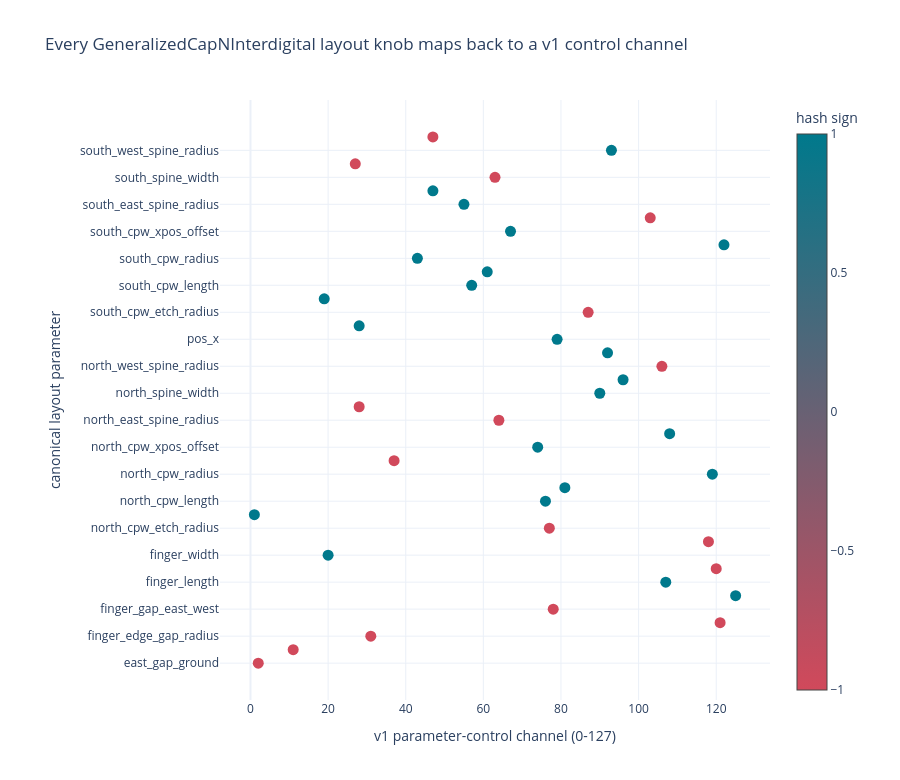

Source (notebook cell):
### Markdown cell above
## 8. The inverse-design hook: named controls survive

V0 adds every numeric parameter into one scalar. Width + count and count + width are
indistinguishable, and two different parameter sets can share the same sum. V1 hashes
the **parameter path and value together**, writes each row's names, values, indices,
and signs, and publishes the global control map below. Collisions are possible in a
fixed-size hashed block, but they are visible and auditable rather than silent.

### Code cell
fig = go.Figure(
    go.Scatter(
        x=control_map["hash_index"],
        y=control_map["parameter_name"],
        mode="markers",
        marker={
            "size": 11,
            "color": control_map["hash_sign"],
            "colorscale": [[0, "#D1495B"], [1, "#00798C"]],
            "cmin": -1,
            "cmax": 1,
            "colorbar": {"title": "hash sign", "x": 1.03},
        },
        customdata=np.column_stack(
            [control_map["minimum"], control_map["maximum"], control_map["count"]]
        ),
        hovertemplate=(
            "<b>%{y}</b><br>channel=%{x}<br>range=[%{customdata[0]:.3g}, "
            "%{customdata[1]:.3g}]<br>records=%{customdata[2]}<extra></extra>"
        ),
    )
)
fig.update_layout(
    title="Every GeneralizedCapNInterdigital layout knob maps back to a v1 control channel",
    xaxis_title="v1 parameter-control channel (0-127)",
    yaxis_title="canonical layout parameter",
    template="plotly_white",
    height=780,
    margin={"l": 220, "r": 130},
)
fig.show()

### Figure 1 — Plotly figure (JSON) as saved in the notebook; plotly's stock layout.template omitted (floating-point values rounded to 4 significant figures)
{"data": [{"customdata": [[3.0, 13.0, 20060.0], [2.0, 14.0, 20060.0], [1.0, 1.0, 20060.0], [1.5, 9.0, 20060.0], [2.0, 10.0, 20060.0], [2.0, 10.0, 20060.0], [5.0, 13.0, 20060.0], [1.5, 5.5, 20060.0], [3.0, 11.0, 20060.0], [1.0, 1.0, 20060.0], [1.0, 1.0, 20060.0], [2.0, 2.0, 20060.0], [5.0, 15.0, 20060.0], [1.0, 1.0, 20060.0], [1.0, 1.0, 20060.0], [2.0, 36.0, 20060.0], [0.0, 0.0, 20060.0], [1.0, 1.0, 20060.0], [1.0, 1.0, 20060.0], [3.0, 13.0, 20060.0], [3.0, 13.0, 20060.0], [1.0, 1.0, 20060.0], [1.0, 1.0, 20060.0], [0.0, 0.0, 20060.0], [0.0, 0.0, 20060.0], [0.0, 0.0, 20060.0], [1.0, 1.0, 20060.0], [2.0, 2.0, 20060.0], [5.0, 15.0, 20060.0], [1.0, 1.0, 20060.0], [1.0, 1.0, 20060.0], [2.0, 36.0, 20060.0], [0.0, 0.0, 20060.0], [1.0, 1.0, 20060.0], [1.0, 1.0, 20060.0], [3.0, 13.0, 20060.0], [3.0, 13.0, 20060.0], [1.0, 1.0, 20060.0], [1.0, 1.0, 20060.0], [3.0, 13.0, 20060.0]], "hovertemplate": "<b>%{y}</b><br>channel=%{x}<br>range=[%{customdata[0]:.3g}, %{customdata[1]:.3g}]<br>records=%{customdata[2]}<extra></extra>", "marker": {"cmax": 1, "cmin": -1, "color": [-1, -1, -1, -1, -1, 1, 1, -1, 1, -1, -1, 1, 1, 1, 1, -1, 1, 1, -1, -1, 1, 1, -1, 1, 1, 1, -1, 1, 1, 1, 1, 1, 1, -1, 1, 1, -1, -1, 1, -1], "colorbar": {"title": {"text": "hash sign"}, "x": 1.03}, "colorscale": [[0, "#D1495B"], [1, "#00798C"]], "size": 11}, "mode": "markers", "type": "scatter", "x": [2, 11, 31, 121, 78, 125, 107, 120, 20, 118, 77, 1, 76, 81, 119, 37, 74, 108, 64, 28, 90, 96, 106, 92, 79, 28, 87, 19, 57, 61, 43, 122, 67, 103, 55, 47, 63, 27, 93, 47], "y": ["east_gap_ground", "finger_count", "finger_edge_gap_radius", "finger_etch_radius", "finger_gap_east_west", "finger_gap_north_south", "finger_length", "finger_radius", "finger_width", "layer", "north_cpw_etch_radius", "north_cpw_gap", "north_cpw_length", "north_cpw_maintain_gap", "north_cpw_radius", "north_cpw_width", "north_cpw_xpos_offset", "north_east_spine_etch_radius", "north_east_spine_radius", "north_gap_ground", "north_spine_width", "north_west_spine_etch_radius", "north_west_spine_radius", "orientation", "pos_x", "pos_y", "south_cpw_etch_radius", "south_cpw_gap", "south_cpw_length", "south_cpw_maintain_gap", "south_cpw_radius", "south_cpw_width", "south_cpw_xpos_offset", "south_east_spine_etch_radius", "south_east_spine_radius", "south_gap_ground", "south_spine_width", "south_west_spine_etch_radius", "south_west_spine_radius", "west_gap_ground"]}], "layout": {"height": 780, "margin": {"l": 220, "r": 130}, "title": {"text": "Every GeneralizedCapNInterdigital layout knob maps back to a v1 control channel"}, "xaxis": {"title": {"text": "v1 parameter-control channel (0-127)"}}, "yaxis": {"title": {"text": "canonical layout parameter"}}}}
